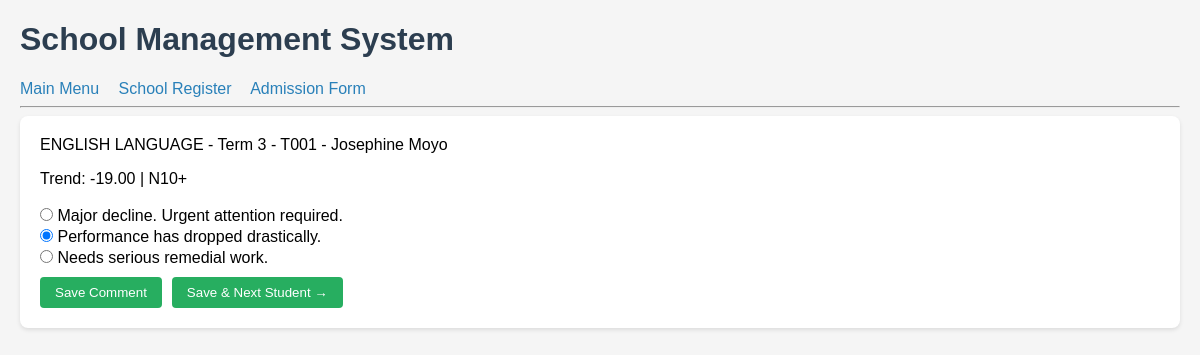
Screenshot of /subject-comments/54/3/42/ (signed in) with the database file from the repository.
### kids/models.py (models this page shows, shortened)
class Subject(models.Model):
    name = models.CharField(max_length=50)  # "Mathematics", "English"
    grade = models.CharField(max_length=20)  # "Grade 1"
    order = models.IntegerField(default=0)  # <-- YOU MISSED THIS, ADD IT
    teacher = models.ForeignKey('Teacher', on_delete=models.SET_NULL, null=True, blank=True)
    term = models.ForeignKey('Term', on_delete=models.CASCADE, null=True, blank=True)
    expected_students = models.IntegerField(default=0,
                                            help_text="How many students do this subject? 0 = auto count whole class")
    class Meta:
        unique_together = ('name', 'grade', 'term')
        ordering = ['order']  # now this will work because order exists

class Term(models.Model):
    name = models.CharField(max_length=20, unique=True)  # "Term 1 2026", "Term 2 2026"
    start_date = models.DateField()
    end_date = models.DateField()
    is_current = models.BooleanField(default=False)

class Student(models.Model):
    first_name = models.CharField(max_length=100)
    last_name = models.CharField(max_length=100)
    adm_no = models.CharField(max_length=20, unique=True)
    grade = models.CharField(max_length=10)
    fee_required = models.DecimalField(max_digits=10, decimal_places=2, default=300.00)
    date_added = models.DateTimeField(auto_now_add=True)
    parent_phone = models.CharField(max_length=15, blank=True, null=True)
    date_of_birth = models.DateField(null=True, blank=True)
    birth_cert_no = models.CharField(max_length=50, blank=True, null=True)  # <-- ADD THIS
    gender = models.CharField(max_length=10, choices=[('M','Male'),('F','Female')], null=True, blank=True)
    date_joined = models.DateField(auto_now_add=True, null=True, blank=True)
    parents = models.ManyToManyField(Parent, through='StudentParent', blank=True)

class Mark(models.Model):
    student = models.ForeignKey(Student, on_delete=models.CASCADE)
    subject = models.ForeignKey(Subject, on_delete=models.CASCADE)
    term = models.CharField(max_length=20, default='Term 1')
    average = models.DecimalField(max_digits=5, decimal_places=0, null=True, blank=True)
    grade = models.CharField(max_length=10, null=True, blank=True)
    admission_avg = models.DecimalField(max_digits=5, decimal_places=0, null=True, blank=True)
    previous_avg = models.DecimalField(max_digits=5, decimal_places=0, null=True, blank=True)
    current_exam_mark = models.DecimalField(max_digits=5, decimal_places=0, null=True, blank=True)
    current_project_mark = models.DecimalField(max_digits=5, decimal_places=0, null=True, blank=True)
    current_avg = models.DecimalField(max_digits=5, decimal_places=0, null=True, blank=True)
    current_grade = models.CharField(max_length=2, null=True, blank=True)
    trend = models.DecimalField(max_digits=5, decimal_places=2, null=True, blank=True)
    remarks = models.CharField(max_length=100, null=True, blank=True)
    trs_initials = models.CharField(max_length=10, null=True, blank=True)
    class Meta:
        unique_together = ('student', 'subject', 'term') # so each student has 1 mark per subject per term

### kids/views.py (the view, shortened to what this page needs)
# urls.py: path('subject-comments/<int:student_id>/<int:term_id>/<int:subject_id>/',login_required(views.subject_teacher_comments), name='subject_teacher_comments'),
@login_required
def subject_teacher_comments(request, student_id, term_id, subject_id):
    student = get_object_or_404(Student, id=student_id)
    term_obj = get_object_or_404(Term, id=term_id)
    subject = get_object_or_404(Subject, id=subject_id)
    term_name = term_obj.name.strip()  # "Term 1" / "Term 2" / "Term 3"
    mark = Mark.objects.filter(student=student, subject=subject, term=term_name).first()
    if not mark:
        mark = Mark.objects.filter(student=student, subject=subject, term__icontains=term_name).first()
    if not mark:
        mark = Mark.objects.filter(student=student, subject=subject, term=str(term_obj.id)).first()
    trend_val = mark.trend or Decimal('0.00')
    print(f"COMMENT FIXED: {student.adm_no} term={term_name} mark_id={mark.id} trend={trend_val}")
    if trend_val > 0:
        group = f"P{int(trend_val)}" if trend_val <= 10 else "P10+"
    elif trend_val < 0:
        group = f"N{abs(int(trend_val))}" if abs(trend_val) <= 10 else "N10+"
    else:
        group = "Z0"
    COMMENT_MAP = {
        "Z0": [
            "Performance maintained at same level.",
            "Steady progress observed. Keep it up.",
            "Consistent performance.",
            "Hausi kuchinja"
        ],
        "N1": ["Slight drop noted. Needs more focus.", "Performance slipped slightly.",
               "Can do better with extra effort."],
        "N2": ["Performance declined. Requires attention.", "Drop in performance observed.", "Needs to work harder."],
        "N3": ["Significant drop. Intervention needed.", "Performance deteriorated.", "Must improve considerably."],
        "N10+": ["Major decline. Urgent attention required.", "Performance has dropped drastically.",
                 "Needs serious remedial work."],
        "P1": ["Slight improvement noted. Keep it up.", "Showing some progress.", "Encouraging improvement."],
        "P2": ["Good improvement observed.", "Performance improving steadily.", "Keep up the good work."],
        "P3": ["Excellent improvement!", "Remarkable progress made.", "Great improvement shown."],
        "P10+": ["Outstanding improvement! Well done.", "Exceptional progress!", "Tremendous improvement observed."],
    }
    if trend_val == 0:
        group = "Z0"
    elif trend_val < 0:
        abs_t = abs(int(trend_val))
        if abs_t == 1:
            group = "N1"
        elif abs_t == 2:
            group = "N2"
        elif abs_t >= 3 and abs_t <= 5:
            group = "N3"
        else:
            group = "N10+"
    options = COMMENT_MAP.get(group, COMMENT_MAP["Z0"])
    return render(request, 'kids/subject_teacher_comments.html', {
        'student': student,
        'term_obj': term_obj,
        'subject': subject,
        'mark': mark,
        'trend': trend_val,
        'group': group,
        'options': options,
    })

### kids/templates/kids/subject_teacher_comments.html (shortened to what this page needs)
{% extends 'kids/base.html' %}
{% block content %}
{% load static %}
<link rel="stylesheet" href="{% static 'css/style.css' %}">
<div class="container">
 {{ subject.name }} - {{ term_obj.name }} - {{ student.adm_no }} - {{ student.first_name }} {{ student.last_name }}</h3>
<p>Trend: {{ mark.trend }} | {{ group }}</p>
<form method="POST">
  {% for opt in options %}
    <label><input type="radio" name="comment" value="{{ opt }}" {% if mark.remarks == opt %}checked{% endif %} required> {{ opt }}</label><br>
  {% endfor %}
  <div style="margin-top:10px; display:flex; gap:10px;">
    <button type="submit" name="action" value="back" class="btn btn-success">Save Comment</button>
    <button type="submit" name="action" value="next" class="btn btn-primary">Save & Next Student →</button>
  </div>
</form>
  {% endblock %}

### static/css/style.css (style rules this page uses)
body { font-family: Arial, sans-serif; margin: 20px; background: #f5f5f5; }
button, input[type="submit"] { background: #27ae60; color: white; padding: 8px 15px; border: none; border-radius: 4px; cursor: pointer; }
input, select { padding: 6px; margin: 4px 0; border: 1px solid #ccc; border-radius: 4px; }
.container { background: white; padding: 20px; border-radius: 8px; box-shadow: 0 2px 4px rgba(0,0,0,0.1); }

### kids/templates/kids/base.html (style rules this page uses)
body { font-family: Arial; margin: 20px; }

### rows the page displays
Subject: name "ENGLISH LANGUAGE"
Term: name "Term 3"
Student: adm_no "T001", first_name "Josephine", last_name "Moyo"
Mark: trend "-19.00", remarks "☐ Major decline. Urgent attentio" "☑ Performance has dropped drasti" "☐ Needs serious remedial work."

### other values shown
{{ group }} "N10+"
{{ opt }} "Major decline. Urgent attention required." "Performance has dropped drastically." "Needs serious remedial work."
